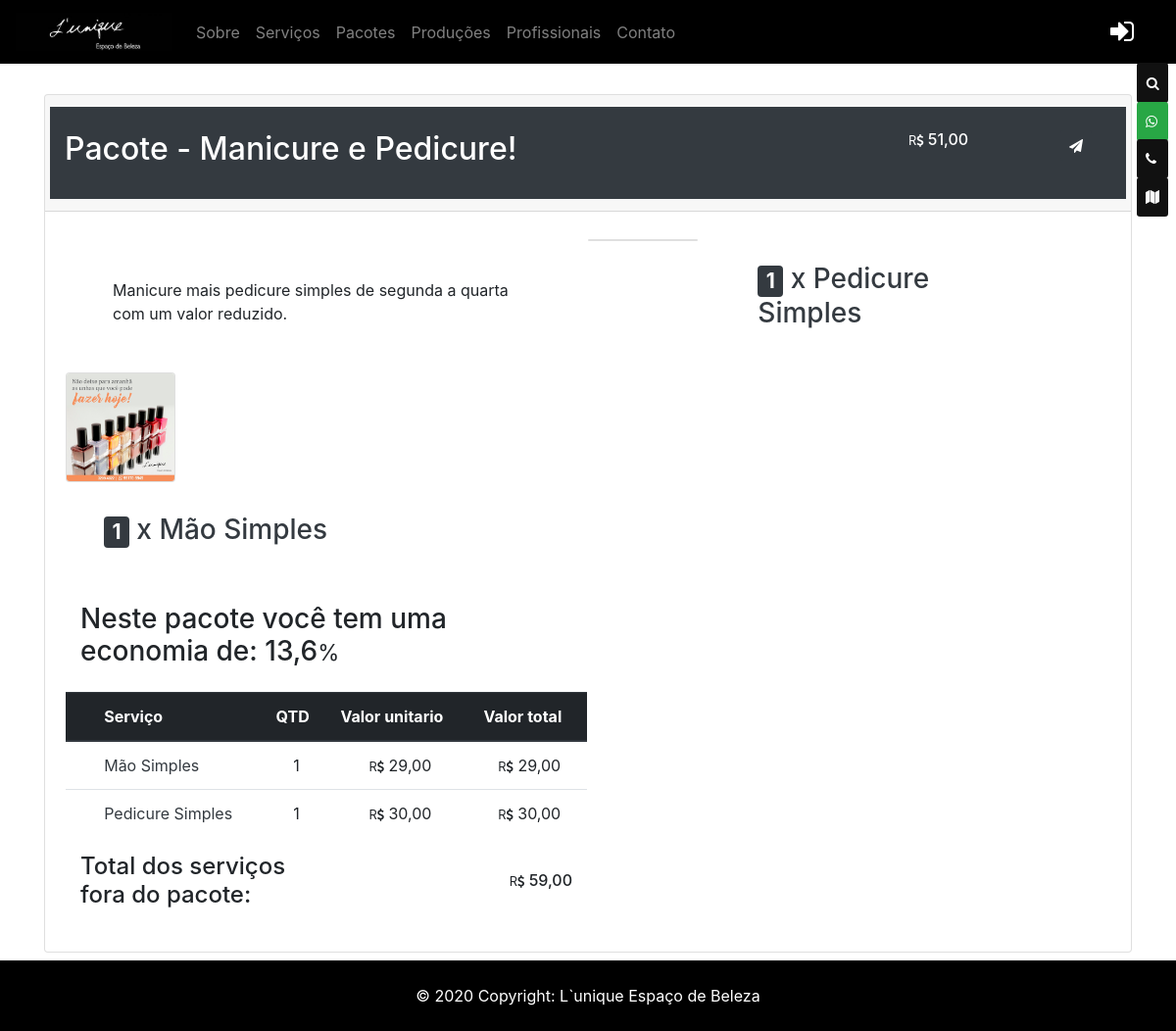
The app's page /combo/combo_detail/1/ with its own data.
### combo/models.py (models this page shows, shortened)
class ComboModel(models.Model):
    combo_tittle = models.CharField('Título do pacote*', max_length=150, unique=True)
    combo_description = models.CharField('Descrição do pacote*', max_length=1000, null=True, blank=True)
    combo_active = models.BooleanField('Pacote inativo', default=True)
    combo_updated_at = models.DateTimeField(null=True)
    combo_updated_by = models.ForeignKey(settings.AUTH_USER_MODEL, null=True, related_name='+', on_delete=models.SET_NULL, blank=True)
    combo_author = models.ForeignKey(settings.AUTH_USER_MODEL, related_name='combo_user', on_delete=models.SET_NULL, blank=True, null=True)
    combo_published = models.DateTimeField(auto_now_add=True)
    combo_expiration_date = models.DateField(auto_now=False, auto_now_add=False, null=True, blank=True)
    combo_views = models.PositiveIntegerField(default=0)
    class Meta:
        verbose_name_plural = "combo_list"
        verbose_name = "combo"
        db_table = 'combo_db'
    def get_description_as_markdown(self):
        return mark_safe(markdown(self.combo_description, safe_mode='escape'))

class ComboServiceModel(models.Model):
    CHOICES = [(i, i) for i in range(1, 11)]
    combo_service_quantity = models.ForeignKey(ComboModel, related_name='combo_service_quantity', on_delete=models.CASCADE)
    combo_service = models.ForeignKey(ServiceModel, related_name='combo_service', on_delete=models.CASCADE)
    service_quantity = models.IntegerField('Quantidade de serviços?', choices=CHOICES, default=1)
    combo_service_updated_by = models.ForeignKey(settings.AUTH_USER_MODEL, null=True, related_name='+', on_delete=models.SET_NULL, blank=True)
    combo_service_author = models.ForeignKey(settings.AUTH_USER_MODEL, related_name='combo_service_user', on_delete=models.SET_NULL, blank=True, null=True)
    class Meta:
        verbose_name_plural = "combo_service_list"
        verbose_name = "combo_service"
        db_table = 'combo_service_db'

### price/models.py (models this page shows, shortened)
class PriceModel(models.Model):
    price_value = models.DecimalField(max_digits=10, decimal_places=2, null=True, blank=True)
    old_price_value = models.DecimalField(max_digits=10, decimal_places=2, null=True, blank=True)
    price_service = models.ForeignKey(ServiceModel, related_name='price_service', on_delete=models.CASCADE, null=True, blank=True)
    price_combo = models.ForeignKey(ComboModel, related_name='price_combo', on_delete=models.CASCADE, null=True, blank=True)
    price_active = models.BooleanField('Preço visisvel?', default=False)
    price_updated_at = models.DateTimeField(null=True)
    price_updated_by = models.ForeignKey(settings.AUTH_USER_MODEL, null=True, related_name='+', on_delete=models.SET_NULL, blank=True)
    price_published = models.DateTimeField(auto_now_add=True)
    price_user = models.ForeignKey(settings.AUTH_USER_MODEL, related_name='price_user', on_delete=models.SET_NULL, blank=True, null=True)
    price_value_tracker = FieldTracker(fields=['price_value'])
    class Meta:
        verbose_name_plural = "price_list"
        verbose_name = "price"
        db_table = 'price_db'
    @receiver(post_save, sender=ComboModel)
    def get_price_combo_create(sender, instance, created,  **kwargs):
        if created:
            combo_author = instance.combo_author
            PriceModel.objects.create(price_combo=instance, price_user=combo_author)
            instance.combo_author.save()

### photo/models.py (models this page shows, shortened)
class ServicePhotoModel(models.Model):
    service_photo_file = models.FileField('Adicione uma foto.', upload_to="img/service_photo_file/", validators=[validate_file_extension], null=True, blank=True,)
    service_photo = models.ForeignKey(ServiceModel, related_name='service_photo', on_delete=models.CASCADE)
    service_photo_cover = models.BooleanField('Foto destaque?', default=False)
    photo_updated_at = models.DateTimeField(null=True)
    photo_updated_by = models.ForeignKey(settings.AUTH_USER_MODEL, null=True, related_name='+',on_delete=models.SET_NULL, blank=True)
    photo_author = models.ForeignKey(settings.AUTH_USER_MODEL, null=True, on_delete=models.SET_NULL)
    photo_published = models.DateTimeField(auto_now_add=True)
    photo_expiration_date = models.DateField(auto_now=False, auto_now_add=False, null=True, blank=True)
    photo_views = models.PositiveIntegerField(default=0)
    class Meta:
        verbose_name_plural = "service_photo_list"
        verbose_name = "service_photo"
        db_table = 'service_photo_db'
    def photo_visible(self):
        if self.photo_expiration_date:
            service = self.photo_expiration_date
            if service > datetime.date.today():
                return True
            else:
                return False
        else:
            return True
    def get_valid_cover_photo(self):
        if self.service_photo_cover is True:
            if self.photo_visible() is True:
                return True
            else:
                return False

### service/models.py (models this page shows, shortened)
class ServiceModel(models.Model):
    service_tittle = models.CharField('Título*',max_length=150, unique=True)
    service_description = models.CharField('Descrição*', max_length=1000, null=True, blank=True)
    service_active = models.BooleanField('Serviçø inativo', default=True)
    service_author = models.ForeignKey(settings.AUTH_USER_MODEL, related_name='service_user', on_delete=models.SET_NULL, blank=True, null=True)
    service_category = models.ForeignKey(ServiceCategoryModel, related_name='service_category', on_delete=models.SET_NULL, blank=True, null=True)
    service_updated_at = models.DateTimeField(null=True)
    service_updated_by = models.ForeignKey(settings.AUTH_USER_MODEL, null=True, related_name='+',on_delete=models.SET_NULL, blank=True)
    service_published = models.DateTimeField(auto_now_add=True)
    service_views = models.PositiveIntegerField(default=0)
    objects = ServiceManager()
    class Meta:
        verbose_name_plural = "service_list"
        verbose_name = "service"
        db_table = 'service_db'

### combo/views.py (the view, shortened to what this page needs)
# urls.py: url(r'^combo_detail/(?P<pk>\d+)/$', views.ComboDetailView.as_view(), name='combo_detail'),
class ComboDetailView(DetailView):
    model = ComboModel
    template_name = 'combo/combo_detail.html'
    context_object_name = 'combo'
    def get_context_data(self, **kwargs):
        context = super(ComboDetailView, self).get_context_data(**kwargs)
        service_price_list = []
        service_combo = self.object
        for service in service_combo.combo_service_quantity.all():
            service_photo = []
            if service.combo_service.price_service is not None:
                service_quantity = service.service_quantity
                for service_price in service.combo_service.price_service.all():
                    if service_price.price_value is not None:
                        price = service_price
                        price_combo_original = price.price_value * service_quantity
                        for photo in service.combo_service.service_photo.all():
                            if photo.get_valid_cover_photo() is True:
                                service_photo.append(photo)
                        if service_photo:
                            photo = service_photo[0]
                        else:
                            photo = None
                        service_price_list.append([service, photo, price, service_quantity, price_combo_original])
        context['service_list'] = service_price_list
        total_combo_price_value = sum(n[4] for n in service_price_list)
        context['total_combo_price_value'] = total_combo_price_value
        if total_combo_price_value is not None:
            for combo_price in self.object.price_combo.all():
                price = combo_price.price_value
                if price is not None:
                    discount = 100 - ((price * 100) / total_combo_price_value)
                    context['discount'] = discount
        session_key = 'viewed_combo_{}'.format(self.object.pk)
        if not self.request.session.get(session_key, False):
            self.object.combo_views += 1
            self.object.save()
            self.request.session[session_key] = True
        kwargs['combo_views'] = self.object.combo_views
        return context

### combo/templates/combo/combo_detail.html (shortened to what this page needs)
{% extends 'base.html' %}
{% load static %}
{% load humanize %}
{% block content %}
<br><br>
<div class="container">
    <div class="card">
        <div class="card-header">
            <div class="row bg-dark py-4 justify-content-between text-white">
                <div class="col-7 align-self-center">
                    <h2 class="bg-dark text-white">Pacote - {{ combo.combo_tittle }}
                    </h2>
                </div>
                <div class="col-1 pt-1 align-self-start">
                </div>
                {% for price in combo.price_combo.all %}
                <div class="col-4 align-self-start">
                    <div class="row no-gutters">
                        <div class="col-5 text-right align-self-center">
                        </div>
                            <div class="col-5 ml-1 text-center text-white">
                            {% if price.price_active is True %}
                                 <div class="row">
                                        <h6 class="text-white"><small>R<i class="fa fa-usd" aria-hidden="true"></i></small> {{ price.price_value }}</h6>
                                </div>
                            {% endif %}
                            </div>
                        <div class="col-1">
                            <div class="dropdown">
                              <button type="button" class="btn btn-sm bg-dark text-white" data-toggle="dropdown" data-placement="bottom" title="Compartilhar nas rede sociais">
                                  <i class="fa fa-paper-plane" aria-hidden="true"></i>
                              </button>
                          </div>
                        </div>
                    </div>
                </div>
                {% endfor %}
        </div>
        </div>
        <div class="card-body">
            <div class="row">
                <div class="col-md-6 align-self-start p-3">
                    <div class="row my-3 mx-5">
                    <p class="text-justify">{{ combo.get_description_as_markdown }}</p>
                    </div>
                        {% for service, photo, price, quantity, price_combo_original in service_list%}
                            <a href="{% url 'service:service_detail' service.combo_service.pk %}" class="text-dark">
                                <div class="row my-2 no-gutters">
                                    <div class="col-md-4">
                                        <div class="card" style="width: 7rem;">
                                        {% if photo %}
                                        <img class="card-img w-100" src="{{MEDIA_URL}}{{ photo.service_photo_file }}" alt="lunique_{{ photo.service_photo_file.name }}">
                                        </div>
                                        {% endif %}
                                        </div>
                                    </div>
                                    <div class="col-md-8">
                                        <div class="card-body">
                                            <h3 class="card-text p-1 text-dark"><span class="badge badge-dark">{{ quantity }}</span> x {{ service.combo_service.service_tittle }}</h3>
                                        </div>
                                    </div>
                                </div>
                            </a>
                        {% endfor %}
                </div>
                <div class="col-md-6 align-self-center p-3">
                    <div class="row justify-content-end">
                        <div class="col-12 align-self-center text-left">
                            <h3>Neste pacote você tem uma economia de: {{ discount|floatformat:1 }}<small>%</small></h3>
                        </div>
                    </div>
                    {% if service_list %}
                    <div class="row">
                    <table class="table">
                      <thead class="thead-dark">
                        <tr>
                            <th scope="col"></th>
                          <th scope="col">Serviço</th>
                          <th scope="col">QTD</th>
                          <th scope="col">Valor unitario</th>
                          <th scope="col">Valor total</th>
                        </tr>
                      </thead>
                      <tbody>
                        <tr>
                            {% for service, photo, price, quantity, price_combo_original in service_list%}
                            <td></td>
                            <td><li>
                                <a href="{% url 'service:service_detail' service.combo_service.pk %}" class="text-dark">
                                {{ service.combo_service.service_tittle }}
                                </a>
                            </li></td>
                            <td class="text-center"><li> {{ quantity }}</li></td>
                            <td class="text-center"><li>
                                {% if price.price_value == None %}
                                    {% if request.user.is_staff %}
                                    <a href="{% url 'price:price_service_update' service.combo_service.pk price.pk %}" class="btn-sm pr-1 btn-secondary">
                                        <i class="fa fa-pencil-square-o" aria-hidden="true"></i>
                                    </a>
                                    {% endif %}
                                {% else %}
                                <small>R<i class="fa fa-usd" aria-hidden="true"></i></small> {{ price.price_value }}
                                {% endif %}
                            </li></td>
                            <td class="text-center"><li> <small>R<i class="fa fa-usd" aria-hidden="true"></i></small> {{price_combo_original}}</li></td>
                            </tr>
                            <ul>
                            {% empty %}
                                <li><h6>Sem serviços no pacote, adicione um <a class="btn bg-white text-dark" href="{% url 'combo:combo_service_create' combo.pk %}"><strong> novo serviços</strong></a></h6></li>
                            </ul>
                            {% endfor %}
                      </tbody>
                    </table>
                    </div>
                    <div class="row justify-content-end">
                        <div class="col-6 align-self-center text-left">
                            <h4>Total dos serviços fora do pacote:</h4>
                        </div>
                        <div class="col-6 align-self-center text-right">
                            <h6><small>R<i class="fa fa-usd" aria-hidden="true"></i></small> {{total_combo_price_value}}</h6>
                        </div>
                    </div>
                    {% endif %}
                </div>
            </div>
        </div>
    </div>
{% endblock %}

### records on screen
ComboModel: combo_tittle "Manicure e Pedicure!", get_description_as_markdown "Manicure mais pedicure simples de segunda a quarta com um valor reduzido."
PriceModel: price_value "51,00"
ComboServiceModel: service_photo_file (picture), quantity "1", combo_service.service_tittle "Mão Simples", price_value "29,00", price_combo_original "29,00"
ComboServiceModel: quantity "1", combo_service.service_tittle "Pedicure Simples", price_value "30,00", price_combo_original "30,00"

### other values on screen
{{ discount|floatformat:1 }} "13,6"
{{ total_combo_price_value }} "59,00"
